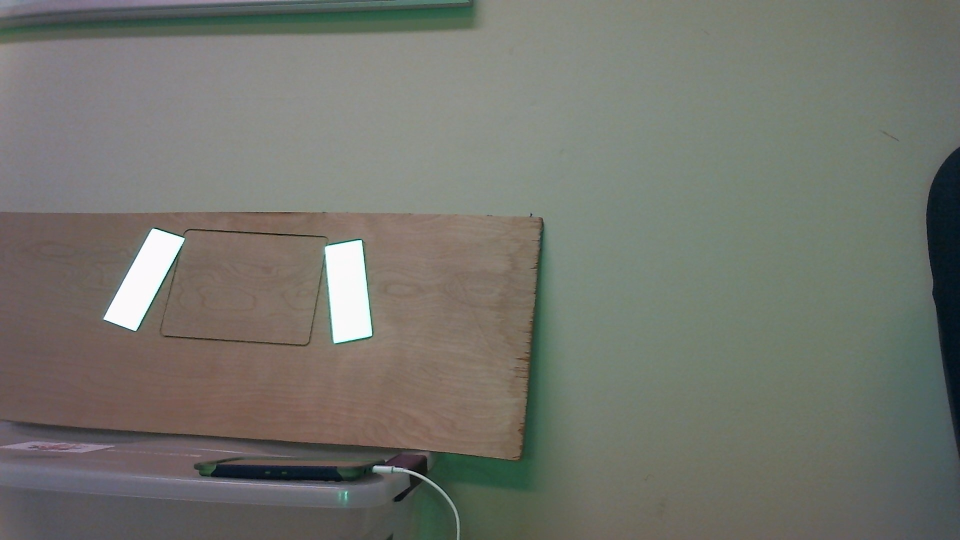
#> input picture src/python/input3.JPG, 1920 x 1080 px (shown at 1/2 size)
$ python img_singlePNP.py --image input3.JPG
#> lines starting #> are read from the running program, lines starting #| are printed output that depends on the picture; after the words box and inside, x2 and y2 are one past the last pixel; in counts of white or black regions, pixels touching at a corner belong together
from collections import deque
from imutils.video import VideoStream
from imutils import paths
from shapedetector import ShapeDetector
import numpy as np
import argparse
import time
import cv2
import math
import imutils
import pickle

# greenLower = (0,0,250)
# greenUpper = (100,255,255)

# obstructed test
greenLower = (101,45,36)
greenUpper = (110,255,167)


# greenLower = (0,73,22)
# greenUpper = (90,255,78)

orangeLower = (0, 100, 100)
orangeUpper = (10, 255, 255)

KNOWN_WIDTH_BTWN_TAPE = 11.0 #inches (not exact)

# The (x,y,z) points for the corners of the vision target, in the order top left, top right, bottom right, bottom left
# these are "square" to the floor.  i.e. the long edge of the tape is vertical
# this is a lie, but may be useful to calculate if the tape is right or left side.
#obj_points = np.array([[0, 0, 0], [2, 0, 0], [2, 5.75, 0], [0, 5.75, 0]], np.float32)
obj_points = np.array([[0, 0, 0], [1.945, -0.467, 0], [0.605, -6.058, 0], [-1.34, -5.591, 0]], np.float32)
#TODO: this is totally wrong!
top_obj_points = np.array([[0, 0, 0], [11.89, 0, 0], [9.945, -0.467, 0], [1.945, -0.467, 0]], np.float32)
obj_points = top_obj_points

# paths to the cameraMatrix and distortMatrix files
cameraMatrix_filepath = "cameraMatrix.pkl"
distortMatrix_filepath = "distortMatrix.pkl"

cameraMatrix = pickle.load(open(cameraMatrix_filepath, "rb"))
#> (reads src/python/cameraMatrix.pkl from the repository)
distortMatrix = pickle.load(open(distortMatrix_filepath, "rb"))
#> (reads src/python/distortMatrix.pkl from the repository)


# [5 lines left out: function get_center, not called in this run]

def get_angle(p1, p2):
	return math.atan2(p1[1] - p2[1], p1[0] - p2[0]) * 180/math.pi

# [10 lines left out: function undistort_img, not called in this run]

def rid_noise(img): #, cameraMatrix, distortMatrix):
	# calls method to undistort image
	#undistortMatrix_img = undistort_img(img, cameraMatrix, distortMatrix)

	#blurred = cv2.GaussianBlur(img, (5, 5), 0) #(11, 11)?
	hsv = cv2.cvtColor(img, cv2.COLOR_BGR2HSV)#undistortMatrix_img, cv2.COLOR_BGR2HSV)
	mask = cv2.inRange(hsv, greenLower, greenUpper)
	#mask = cv2.inRange(hsv, orangeLower, orangeUpper)

	# threshold the image, then perform a series of erosions + dilations to remove any small regions of noise
	thresh = cv2.threshold(mask, 45, 255, cv2.THRESH_BINARY)[1]
	thresh = cv2.erode(thresh, None, iterations=2)
	thresh = cv2.dilate(thresh, None, iterations=2)
	return thresh


	return [extLeft, extRight, extTop, extBottom]

def contour_comparator(a, b):
	return len(a) > len(b)

# [26 lines left out: function get_corners, not called in this run]


axis = np.float32([[6,0,0], [0,6,0], [0,0,6]]).reshape(-1,3)

# [37 lines left out: functions draw_axis, isRotationMatrix, rotationMatrixToEulerAngles, not called in this run]
# [19 lines of commented-out code are left out]

def find_highest_Y_Pts(candidates):

	to_ret = []
	for i in range(2):
		minY = math.inf
		minPt = []
		minYIdx = 0
		for i, element in enumerate(candidates):
			if (element[0][1] < minY):
				minY = element[0][1]
				minPt = element
				minYIdx = i
		del(candidates[minYIdx])
		to_ret.append(minPt[0])
		to_ret.append(minPt[1])
		#to_ret.append(np.array([minPt[0], minPt[1]]))

	# print(np.array(to_ret))
	return np.array((to_ret[0],to_ret[2],to_ret[3],to_ret[1]))


def slope(x1, y1, x2, y2):
	return np.rad2deg(np.arctan2(y2 - y1, x2 - x1))
    #return (y2-y1)/(x2-x1)

def pickTapePairs(contours, img):
	candidates = []
	for contour in contours:
		#print('==== contour ====')
		perimeter = cv2.arcLength(contour,True)
		epsilon = 0.01*cv2.arcLength(contour,True)
		approx = cv2.approxPolyDP(contour,epsilon,True)
		#print ('length:', len(approx))
		area = cv2.contourArea(contour)
		#print ('area:', area)
		if area < 1500:
			continue
		# find minimum area
		rect = cv2.minAreaRect(contour)
		# calculate coordinates of the minimum area rectangle
		box = cv2.boxPoints(rect)
		# normalize coordinates to integers
		box = np.int0(box)
		#print('box: ',box)
		minY = math.inf
		minYIndex = 0
		# find the highest point (minY)
		for i in range(len(box)):
			if box[i][1] < minY:
				minY = box[i][1]
				minYIndex = i

		highestPt = (box[minYIndex][0],box[minYIndex][1])

		#find grab the next and prev points for slopes
		prevPtIndex = minYIndex -1
		nextPtIndex = minYIndex +1
		if prevPtIndex == -1:
			prevPtIndex = 3
		if nextPtIndex == 4:
			nextPtIndex = 0

		#determine which one is closest to the Y factor of our point
		nextHighestPt = (box[prevPtIndex][0],box[prevPtIndex][1])
		if box[nextPtIndex][1] < nextHighestPt[1]:
			nextHighestPt = (box[nextPtIndex][0],box[nextPtIndex][1])

		topSlope = slope(highestPt[0],highestPt[1], nextHighestPt[0],nextHighestPt[1])
		if topSlope > 90:
			topSlope = 180 - topSlope
		if topSlope > 17 or topSlope < 10:  #13.5 +/- 3.5 deg
			continue

		print('==== contour ====')
		print('highestPt:', minYIndex, highestPt[0],highestPt[1])
		print('nextHighestPt:', nextHighestPt[0],nextHighestPt[1])
		print('slope:', topSlope)
		candidates.append((highestPt, nextHighestPt))
		# draw contours
		print(type(box))
		print(box)
		cv2.drawContours(img, [box], 0, (0,0, 255), 3)
		#print(contour)
	print('================')
	print(candidates)


	top_contour = find_highest_Y_Pts(candidates)
	print ('top contour:', top_contour)
	cv2.drawContours(img, [top_contour], 0, (0,255, 0), 3)


	return np.array(top_contour), img


################# MAIN LOOP ###################

# construct the argument parse and parse the arguments
ap = argparse.ArgumentParser()
ap.add_argument("-i", "--image", help="path to the image file")
args = vars(ap.parse_args())

frame = None

if args.get("image", False):
	frame = cv2.imread(args.get("image"))
#> frame is the input picture: shape (1080, 1920, 3); mean B, G, R 108.7, 116, 114.9
else:
	print("no file to read!")
	exit(-1)

# allow the camera or video file to warm up
time.sleep(2.0)

cv2.namedWindow("frame", 0)
cv2.resizeWindow("frame", 640,480)


size = frame.shape
#> size = (1080, 1920, 3)

focal_length = size[1]
#> focal_length = 1920
cam_center = (size[1]/2, size[0]/2)
#> cam_center = (960, 540)
zero_camera_matrix = np.array(
                         [[focal_length, 0, cam_center[0]],
                         [0, focal_length, cam_center[1]],
                         [0, 0, 1]], dtype=np.float32
                         )


zero_distort_matrix = np.zeros((4,1))


rvec = None
tvec = None
final_pose = None
reprojectdst = None

frame_height, frame_width = frame.shape[:2]
#> frame_height = 1080; frame_width = 1920

corners = [np.array([0, 0]), np.array([frame_width, 0]), np.array([frame_width, frame_height]), np.array([0, frame_height])]

mid_frame = (int(frame_width / 2), int(frame_height / 2))
#> mid_frame = (960, 540)

frame_hsv = rid_noise(frame)
#> in rid_noise, `hsv = cv2.cvtColor(img, cv2.COLOR_BGR2HSV)#undistortMatrix_img, cv2.CO..`: hsv: shape (1080, 1920, 3); mean H, S, V 55.4, 33.5, 120.9
#> in rid_noise, `mask = cv2.inRange(hsv, greenLower, greenUpper)`:
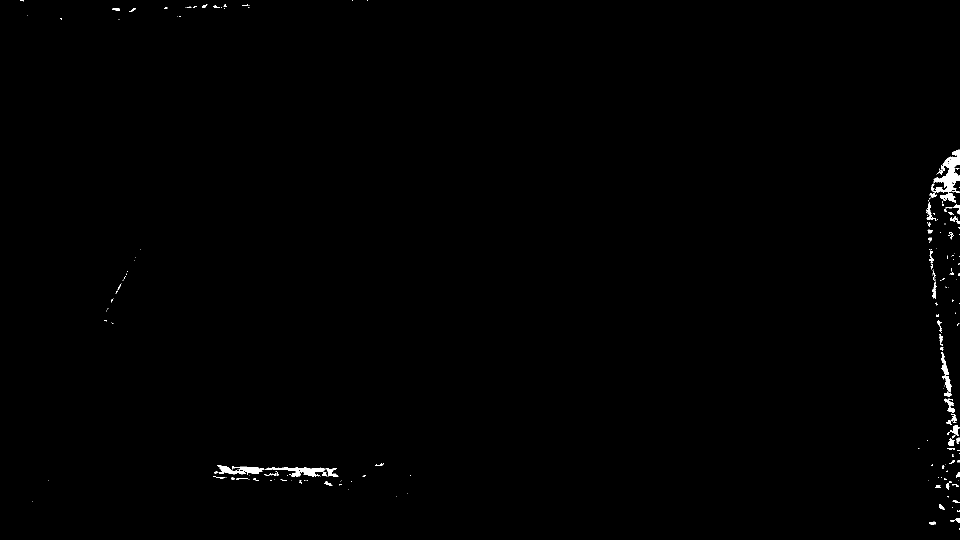
#> mask: shape (1080, 1920) (shown at 1/2 size); 0.45% white; 227 white regions (159 under 20 px), largest, box (x1, y1, x2, y2) and area: (1862, 299, 1920, 386) 2119, (530, 934, 677, 954) 1247, (434, 930, 529, 950) 891
#> in rid_noise, `thresh = cv2.erode(thresh, None, iterations=2)`:
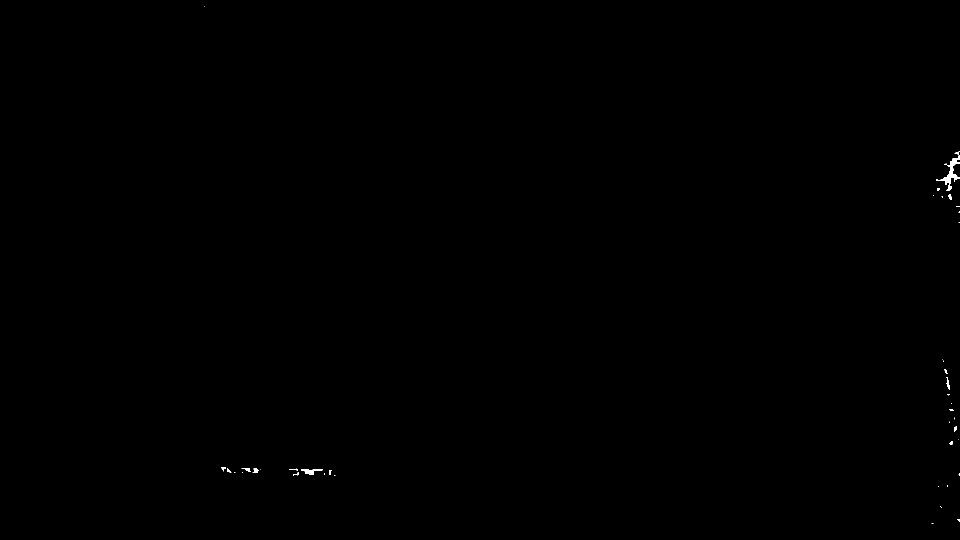
#> thresh: shape (1080, 1920) (shown at 1/2 size); 0.09% white; 41 white regions (23 under 20 px), largest, box (x1, y1, x2, y2) and area: (1872, 311, 1920, 382) 832, (602, 938, 646, 950) 247, (1892, 754, 1900, 780) 83
#> in rid_noise, `thresh = cv2.dilate(thresh, None, iterations=2)`:
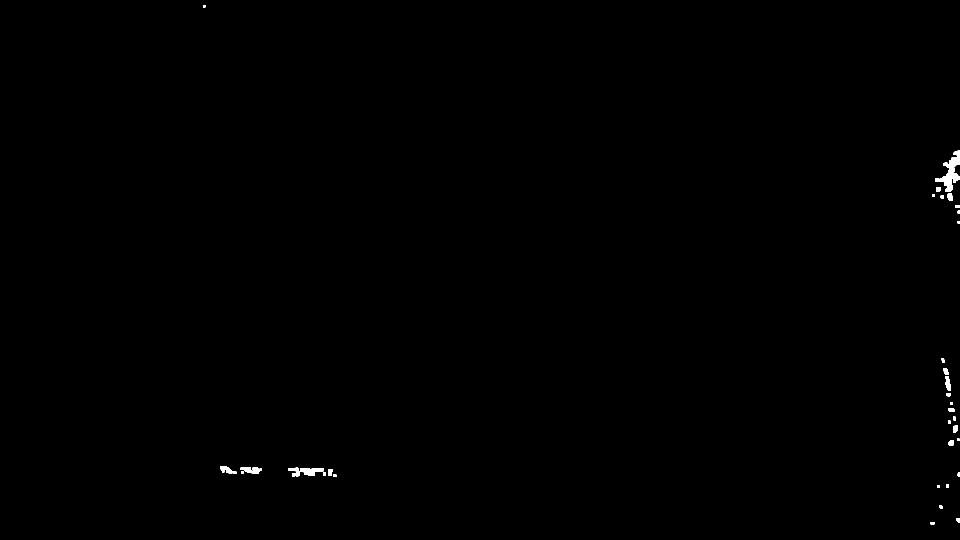
#> thresh: shape (1080, 1920) (shown at 1/2 size); 0.24% white; 34 white regions


# find contours in thresholded frame, then grab the largest one
cnts = cv2.findContours(frame_hsv.copy(), cv2.RETR_EXTERNAL, cv2.CHAIN_APPROX_SIMPLE)
#> cnts = 34 contours, 3 with area under 20; largest, box (x1, y1, x2, y2) and area: (1870, 301, 1920, 384) 1458, (576, 935, 648, 953) 650, (481, 935, 524, 948) 320, (1890, 752, 1902, 782) 202, (441, 932, 465, 947) 195
cnts = imutils.grab_contours(cnts)
print("count of contours:", len(cnts))
#| count of contours: 34
# draw them all
# cv2.drawContours(frame, cnts, -1, (0, 255, 0), 2)

cTop, frame = pickTapePairs(cnts, frame)
#> the loop in pickTapePairs, `for contour in contours: #print('==== contour ====')` made 34 passes
#> (perimeter, epsilon, area) on passes 2, 3, 5, 6, 7, 11, 12, 13, 14, 15, 17, 18: (30.24, 0.302, 51.5), (24.49, 0.245, 40), (23.41, 0.234, 33.5), (21.41, 0.214, 29.5), (22.83, 0.228, 29), (43.41, 0.434, 101.5), (215.4, 2.15, 649.5), (117.2, 1.17, 320.5), (78.97, 0.79, 195), (39.07, 0.391, 95.5), (45.07, 0.451, 113.5), (19.41, 0.194, 24.5)
#> (perimeter, epsilon, approx, area) on passes 1, 4, 8, 9, 10, 21: (22, 0.22, [[1861, 1044], [1861, 1048], [1868, 1048], [1868, 1044]], 28), (20, 0.2, [[1874, 970], [1874, 975], [1879, 975], [1879, 970]], 25), (22, 0.22, [[646, 945], [646, 951], [651, 951], [651, 945]], 30), (18, 0.18, [[482, 943], [482, 947], [487, 947], [487, 943]], 20), (20, 0.2, [[466, 943], [466, 947], [472, 947], [472, 943]], 24), (20, 0.2, [[1900, 804], [1900, 809], [1905, 809], [1905, 804]], 25)
#> after the loop in pickTapePairs, `for contour in contours:`: candidates = []
#> (the run stopped early here; a loop or call above may not have finished)
